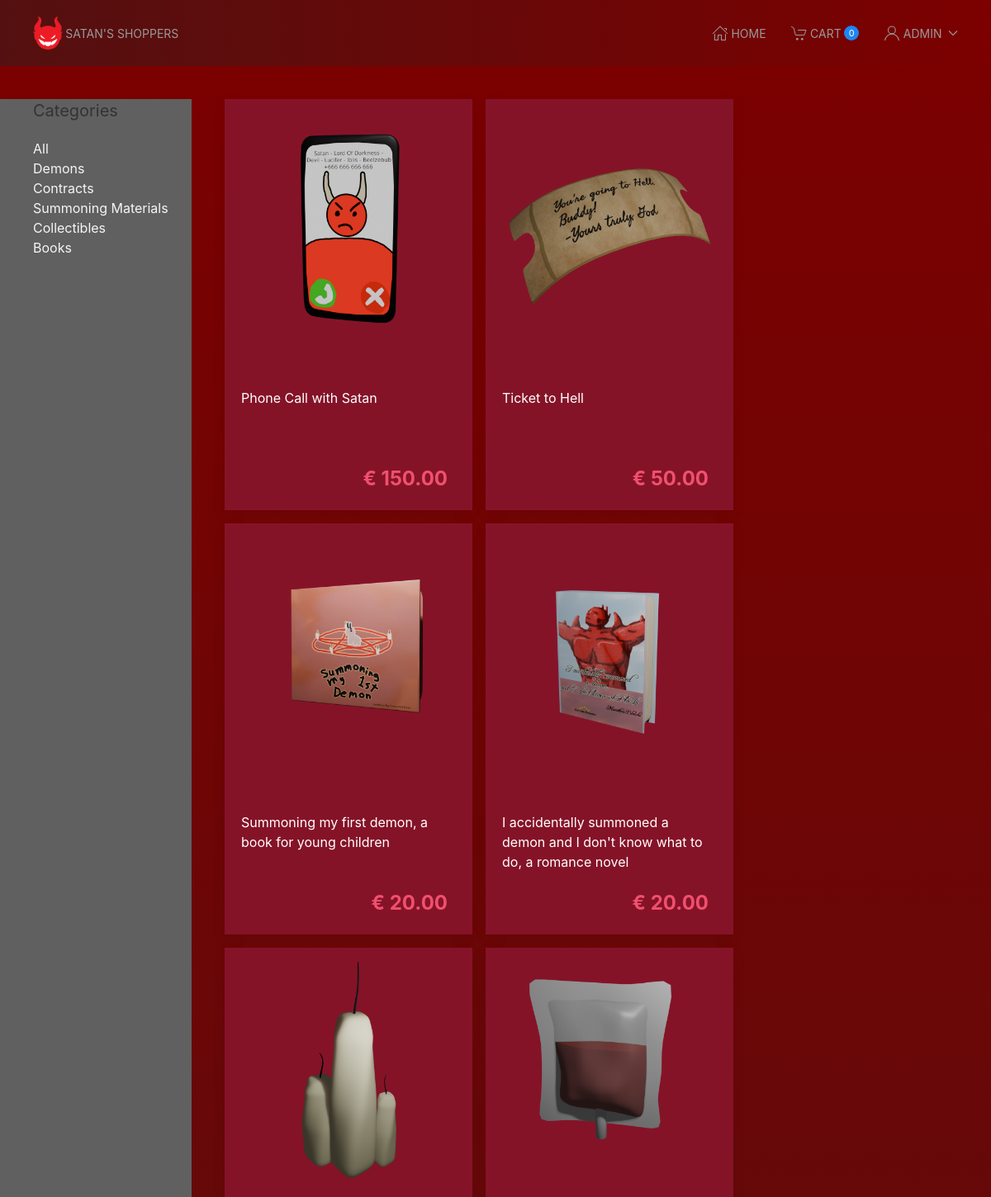
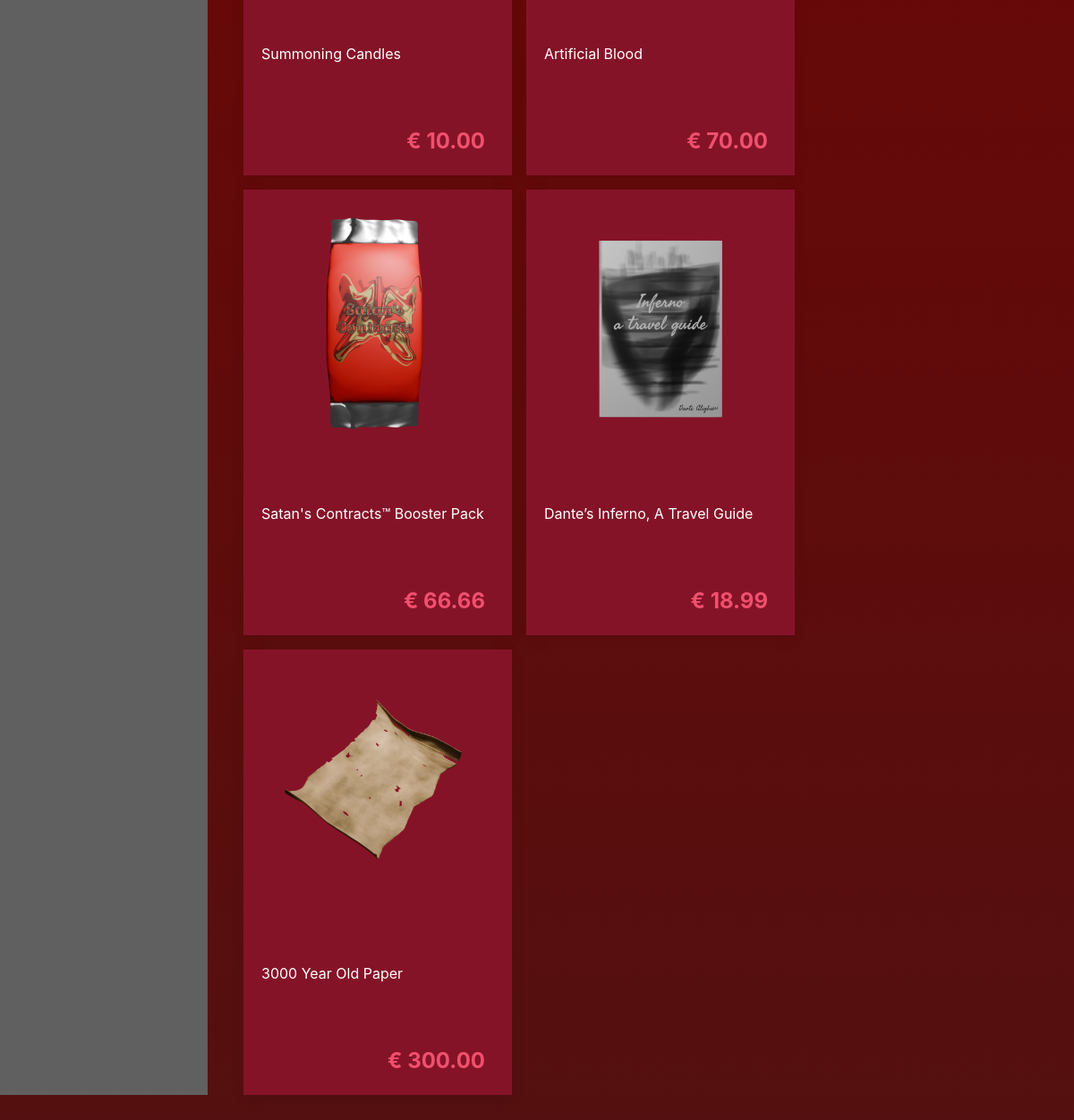
/dev/index.php?category=all (signed in), run on the app's committed database (2 pictures, top to bottom).
### tables this page shows
CREATE TABLE `products` (
  `id` int(11) NOT NULL,
  `price` decimal(6,2) NOT NULL,
  `name` varchar(255) NOT NULL,
  `description` varchar(255) NOT NULL,
  `image` varchar(255) NOT NULL,
  `category_id` int(255) NOT NULL
);

### dev/index.php (the view, shortened to what this page needs)
<?php
include_once("templates/head.inc.php");
$category="";
if($category == ""){
	$statement = $conn->prepare("SELECT * FROM products");
	$statement->execute();
}
else{
	$statement = $conn->prepare("SELECT * FROM products WHERE category_id = ?");
	$statement->execute([$category]);
}
$products = $statement->fetchAll(PDO::FETCH_ASSOC);
?>
   <main class="uk-container uk-padding">
      <div class="uk-grid">
         <section class="uk-width-1-5">
            <h4>Categories</h4>
<a class="uk-link-text" href="?category=all">All</a>
<br>
<a class="uk-link-text" href="?category=demons">Demons</a>
<br>
<a class="uk-link-text" href="?category=contracts">Contracts</a>
<br>
<a class="uk-link-text" href="?category=materials">Summoning Materials</a>
<br>
<a class="uk-link-text" href="?category=collectibles">Collectibles</a>
<br>
<a class="uk-link-text" href="?category=books">Books</a>
         </section>
         <section class="uk-width-4-5">
            <div class="uk-flex uk-flex-home uk-flex-wrap">
            <?php foreach($products as $product): ?>
               <a class="product-card uk-card uk-card-home uk-card-default uk-card-small uk-card-hover"
                  href="product.php?id=<?= $product['id'] ?>">
                  <div class="uk-card-media-top uk-align-center">
                     <img src="<?= 'img/' . $product['image'] ?>" alt="" class="product-image uk-align-center">
                  </div>
                  <div class="uk-card-body uk-card-body-home">
                     <p class="product-card-p"><?= $product['name'] ?></p>
                     <p class="product-card-p uk-text-large uk-text-bold uk-text-danger uk-text-right">
                     &euro; <?= $product['price'] ?>
                     </p>
                  </div>
               </a>
            <?php endforeach; ?>
         </section>
<?php
include_once("templates/foot.inc.php");

### dev/css/style.css (style rules this page uses)
.product-image { width: 300px; height: 300px; }
.product-card, .product-card-p { text-decoration: none !important; color: #666; background-color: #760a1e; }
.uk-card-home, .uk-card-body-home { width: 300px; }
.uk-card-body-home > p { max-width: 250px; }
.uk-card-body-home > p:first-child { min-height: 72px; }
.uk-flex-home, .uk-cart-gap, .uk-card-body-gap { gap: 1rem; }
.product-card-p { background-color: #851328; color:white; }
.product-card { background-color: #851328; }

### data on the page
products: image (picture), name "Phone Call with Satan", price "150.00"
products: image (picture), name "Ticket to Hell", price "50.00"
products: image (picture), name "Summoning my first demon, a book for young children", price "20.00"
products: image (picture), name "I accidentally summoned a demon and I don't know what to do, a romance novel", price "20.00"
products: image (picture), name "Summoning Candles", price "10.00"
products: image (picture), name "Artificial Blood", price "70.00"
products: image (picture), name "Satan's Contracts™ Booster Pack", price "66.66"
products: image (picture), name "Dante’s Inferno, A Travel Guide", price "18.99"
products: image (picture), name "3000 Year Old Paper", price "300.00"

### other printed values
$total_products['SUM(amount)'] "0"
$_SESSION["username"] "ADMIN"
